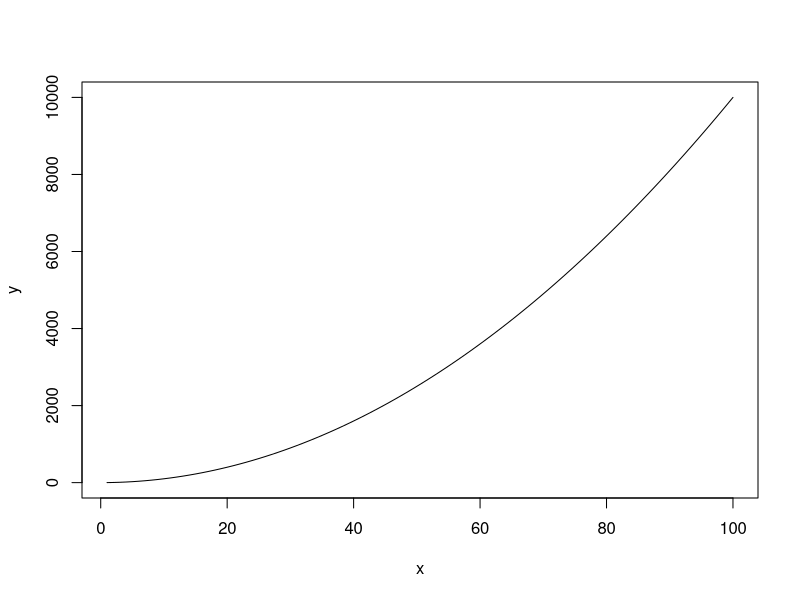

This figure's R source:
# plot arguments
# 'l' -- Line
# 'b' -- Line and Dots (both)
# 'n' -- no

x <- 1:100
y <- x * x

data.frame(x, y) # build table of X and Y values

plot(x, y, type = "l") # build 'парабола' chart
